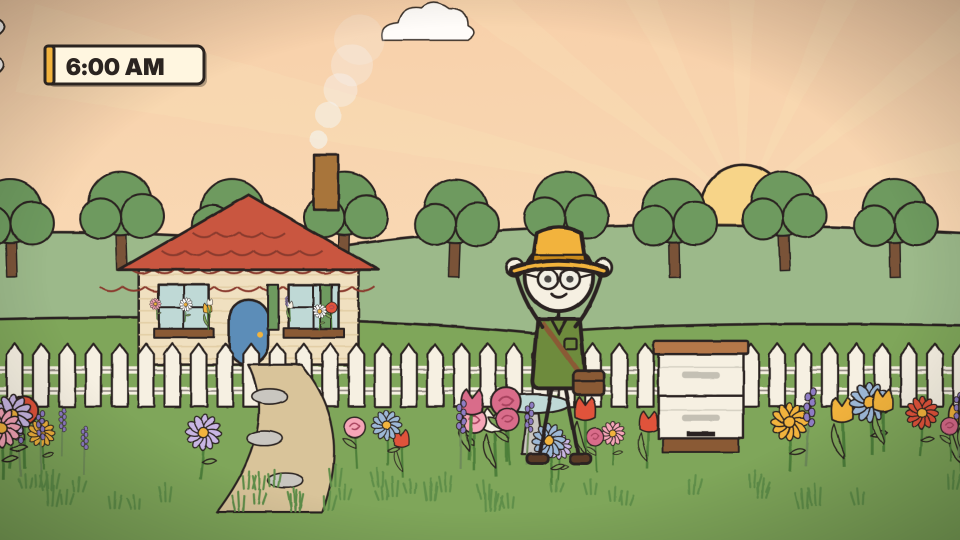
#> input picture YOUTUBE_PRODUCTION/01_PROJECTS/what_if_all_bees_disappeared/04_IMAGES/scenes/scene_001.png, 1920 x 1080 px (shown at 1/2 size)
$ python -i compose.py   (imports and definitions only)
#> lines starting #> are read from the running program, lines starting #| are printed output that depends on the picture
#!/usr/bin/env python3
"""Compose per-scene clips for episode 3 (3D stills/anims + cards + overlays) -> 09_Animation/SC###.mp4

Usage: python3 tools/vulture3d/compose.py <project_dir> [ids e.g. 1-10,15] [--types=card,plate,anim] [--force]
Scene duration = narration + 0.75 s (min 2.5 s), plus holds for titles/end card. Clips are 1920x1080, 24 fps,
H.264 CRF 18 yuv420p, with light film grain. Writes 09_Animation/scene_timing.json.
"""
import json
import math
import os
import subprocess
import sys

from PIL import Image

sys.path.insert(0, os.path.dirname(os.path.abspath(__file__)))
from cards import H, W, card, ease, overlay_fn  # noqa: E402

FPS = 24
PAD, MIN_DUR = 0.75, 2.5
HOLD = {"title": 0.8, "end": 12.0}
MOVES = {  # (zoom0, zoom1, cx0, cx1, cy0, cy1) as fractions of the source image
    "push": (1.0, 1.1, 0.5, 0.5, 0.5, 0.5), "pull": (1.1, 1.0, 0.5, 0.5, 0.5, 0.5),
    "pan_l": (1.1, 1.1, 0.545, 0.455, 0.5, 0.5), "pan_r": (1.1, 1.1, 0.455, 0.545, 0.5, 0.5),
    "rise": (1.1, 1.1, 0.5, 0.5, 0.545, 0.455), "sink": (1.1, 1.1, 0.5, 0.5, 0.455, 0.545),
    "hold": (1.04, 1.04, 0.5, 0.5, 0.5, 0.5)}


# [11 lines left out: function parse_ids, not called in this run]


_VIG = None


def vignette(im):
    global _VIG
    if _VIG is None:
        from PIL import ImageDraw, ImageFilter
        m = Image.new("L", (W, H), 0)
        d = ImageDraw.Draw(m)
        d.ellipse([-W * 0.15, -H * 0.2, W * 1.15, H * 1.2], fill=255)
        _VIG = m.filter(ImageFilter.GaussianBlur(160)).point(lambda v: int(150 + v * 105 / 255))
    black = Image.new("RGB", (W, H), (12, 10, 8))
    return Image.composite(im, black, _VIG)


# [72 lines left out: function main, not called in this run]


# [2 lines not run here, left out]

>>> import cv2
>>> picture = cv2.imread('../../01_PROJECTS/what_if_all_bees_disappeared/04_IMAGES/scenes/scene_001.png', cv2.IMREAD_GRAYSCALE)
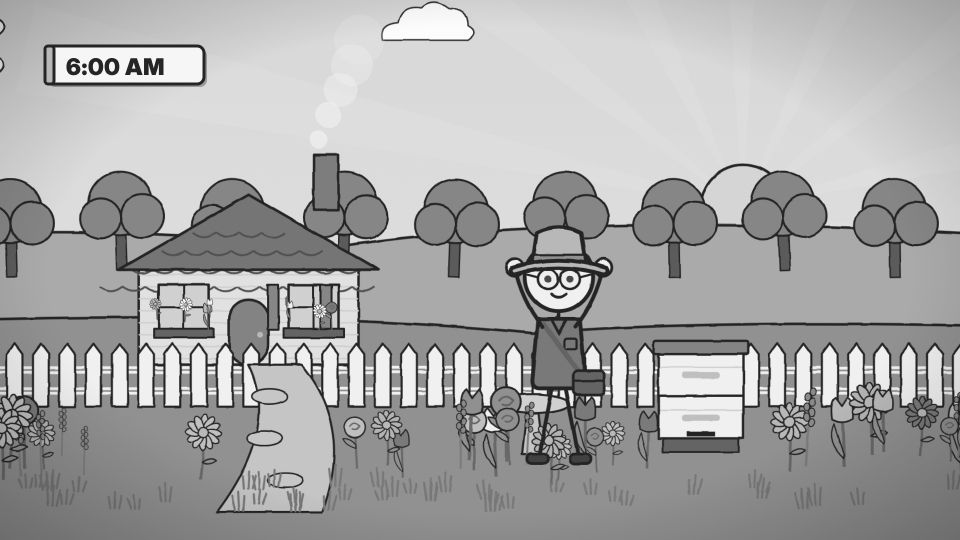
#> picture: shape (1080, 1920) (shown at 1/2 size); min 29, max 255, mean 168.1
>>> result = vignette(picture)
#> in vignette, `m = Image.new("L", (W, H), 0)`: m: PIL image 1920x1080 L; every value is 0
#> in vignette, `_VIG = m.filter(ImageFilter.GaussianBlur(160)).point(lambda v: int(150..`:
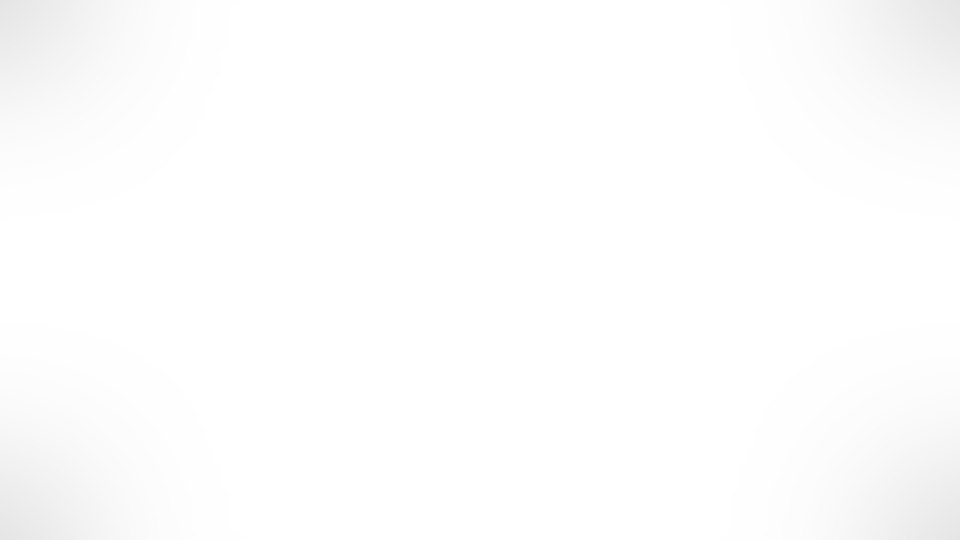
#> _VIG: PIL image 1920x1080 L (shown at 1/2 size); min 229, max 255, mean 253.3
#> (the run stopped early here; a loop or call above may not have finished)

$ run again, on YOUTUBE_PRODUCTION/01_PROJECTS/what_if_all_bees_disappeared/04_IMAGES/scenes/scene_005.png
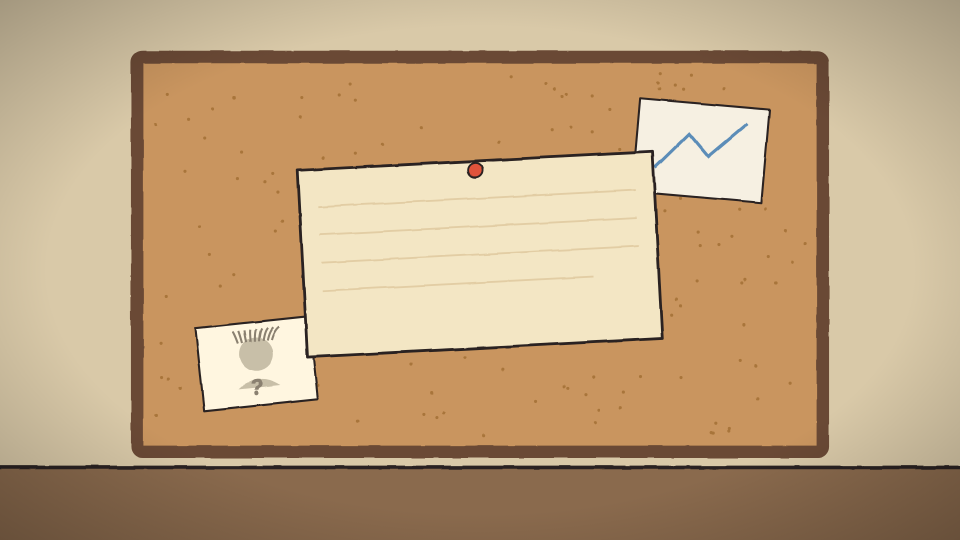
#> input picture YOUTUBE_PRODUCTION/01_PROJECTS/what_if_all_bees_disappeared/04_IMAGES/scenes/scene_005.png, 1920 x 1080 px (shown at 1/2 size)
#> `picture = cv2.imread('../../01_PROJECTS/what_if_all_bees_disappeared/0..`:
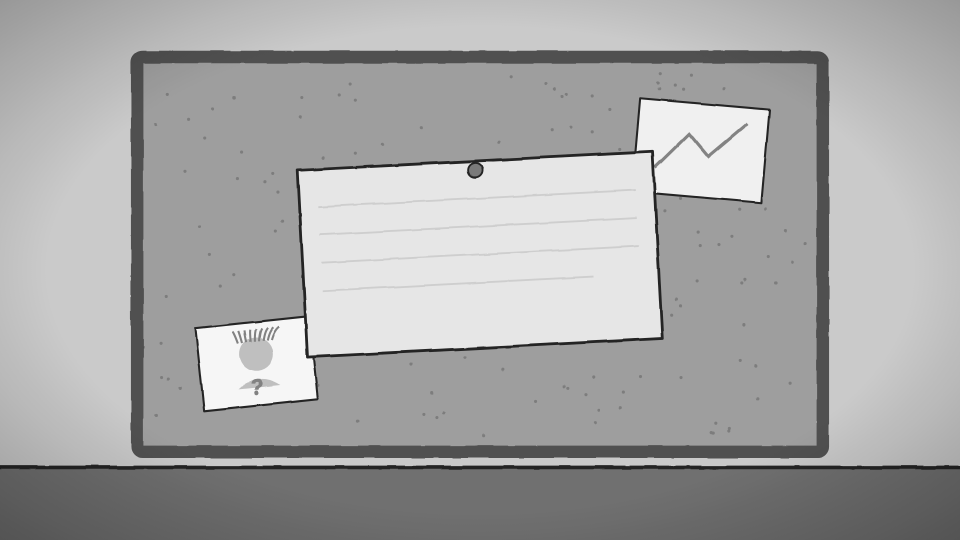
#> picture: shape (1080, 1920) (shown at 1/2 size); min 30, max 246, mean 167
#> m: PIL image 1920x1080 L; every value is 0

$ run again, on YOUTUBE_PRODUCTION/01_PROJECTS/what_if_all_bees_disappeared/04_IMAGES/scenes/scene_006.png
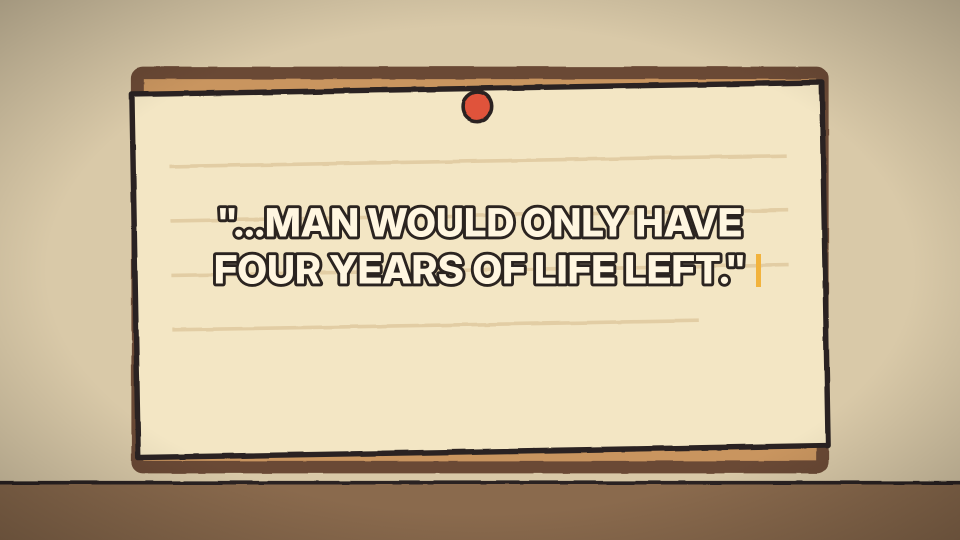
#> input picture YOUTUBE_PRODUCTION/01_PROJECTS/what_if_all_bees_disappeared/04_IMAGES/scenes/scene_006.png, 1920 x 1080 px (shown at 1/2 size)
#> `picture = cv2.imread('../../01_PROJECTS/what_if_all_bees_disappeared/0..`:
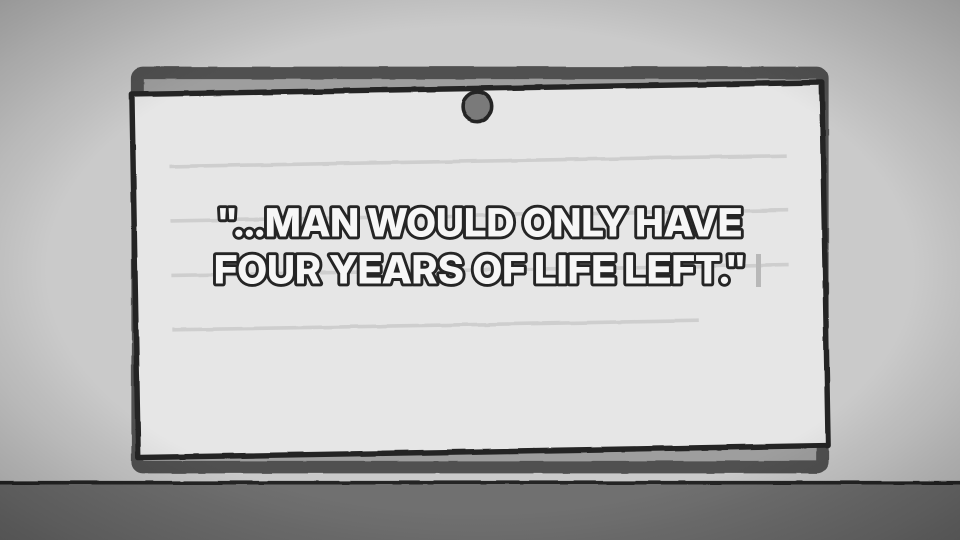
#> picture: shape (1080, 1920) (shown at 1/2 size); min 29, max 246, mean 186.2
#> m: PIL image 1920x1080 L; every value is 0

$ run again, on YOUTUBE_PRODUCTION/01_PROJECTS/what_if_all_bees_disappeared/04_IMAGES/scenes/scene_007.png
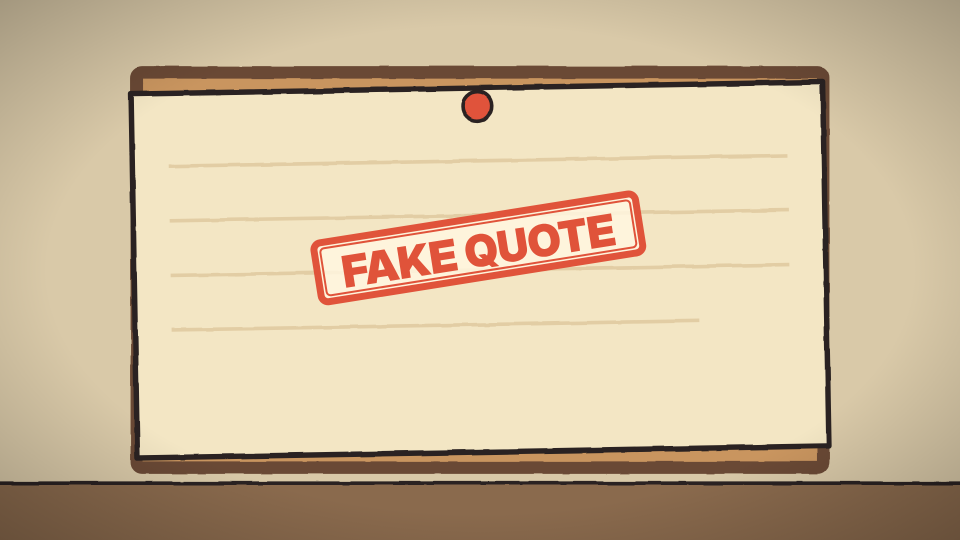
#> input picture YOUTUBE_PRODUCTION/01_PROJECTS/what_if_all_bees_disappeared/04_IMAGES/scenes/scene_007.png, 1920 x 1080 px (shown at 1/2 size)
#> `picture = cv2.imread('../../01_PROJECTS/what_if_all_bees_disappeared/0..`:
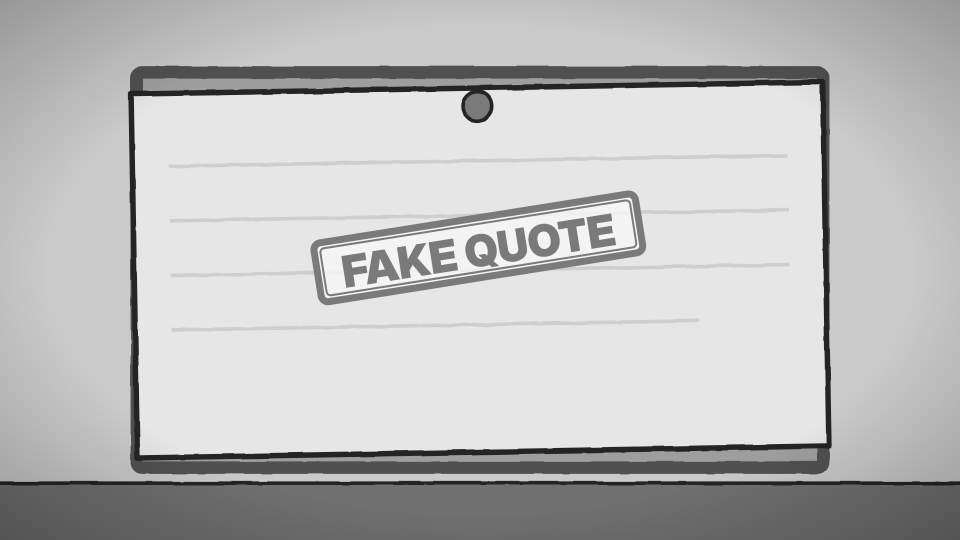
#> picture: shape (1080, 1920) (shown at 1/2 size); min 29, max 244, mean 188.6
#> m: PIL image 1920x1080 L; every value is 0
